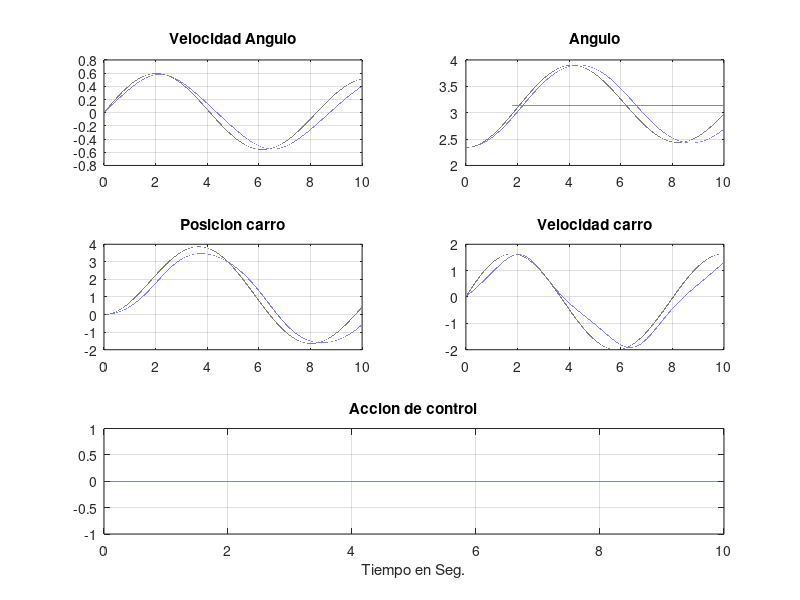
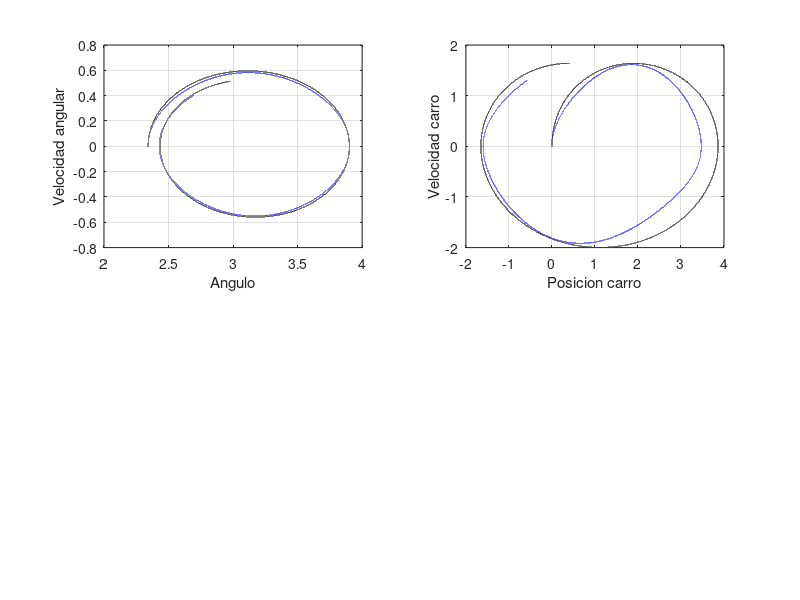

MATLAB code for these plots, in order:
%%writefile Controlador.m
warning('off','all');
clc;clear all;
m=.1;Fricc=0.1; long=20;g=9.8;M=.5;
h=0.0001;tiempo=(10/h);p_pp=0;tita_pp=0; t=0:h:tiempo*h;
omega(1)=0;p_p=0:h:tiempo*h; u=linspace(0,0,tiempo+1);
%Condiciones iniciales
alfa(1)=pi-0.8; color='b';
p(1)=0; p_p(1)=0; u(1)=0; p(1)=0; i=1;
%Versión linealizada en el equilibrio estable. Sontag Pp 104.
%estado=[p(i); p_p(i); alfa(i); omega(i)]
Mat_A=[0 1 0 0;0 -Fricc/M -m*g/M 0; 0 0 0 1; 0 -Fricc/(long*M) -g*(m+M)/(long*M) 0]
Mat_B=[0; 1/M; 0; 1/(long*M)]
XOP=[0 0 pi 0]';x=[0 0 alfa(1) 0]';
while(i<(tiempo+1))
 %Variables del sistema no lineal
 estado=[p(i); p_p(i); alfa(i); omega(i)];
 u(i)=0;
 %Sistema no lineal
 p_pp=(1/(M+m))*(u(i)-m*long*tita_pp*cos(alfa(i))+m*long*omega(i)^2*sin(alfa(i))-Fricc*p_p(i));
 tita_pp=(1/long)*(g*sin(alfa(i))-p_pp*cos(alfa(i)));
 p_p(i+1)=p_p(i)+h*p_pp;
 p(i+1)=p(i)+h*p_p(i);
 omega(i+1)=omega(i)+h*tita_pp;
 alfa(i+1)=alfa(i)+h*omega(i);
 %Variables del sistema lineal
 pl(i)=x(1); p_pl(i)=x(2);alfal(i)=x(3);omegal(i)=x(4);
 %Sistema lineal
 xp=Mat_A*(x-XOP)+Mat_B*u(i);
 x=x+h*xp;
 i=i+1;
end
pl(i)=x(1); p_pl(i)=x(2);alfal(i)=x(3);omegal(i)=x(4);
hfig1 = figure(1); set(hfig1, 'Visible', 'off');
hold on;
subplot(3,2,1);plot(t,omega,color);grid on; title('Velocidad Angulo');hold on;plot(t,omegal,'k');
subplot(3,2,2);plot(t,alfa,color);hold on;plot(t,pi*ones(size(t)),'k');plot(t,alfal,'k'); grid on;title('Angulo');hold on;
subplot(3,2,3); plot(t,p,color);grid on;title('Posicion carro'); hold on;plot(t,pl,'k');
subplot(3,2,4);plot(t,p_p,color);grid on;title('Velocidad carro'); hold on;plot(t,p_pl,'k');
subplot(3,1,3);plot(t,u,color);grid on;title('Accion de control');xlabel('Tiempo en Seg.');hold on;
hfig2 = figure(2); set(hfig2, 'Visible', 'off');
hold on;
subplot(2,2,1);plot(alfa,omega,color);grid on;xlabel('Angulo');ylabel('Velocidad angular');hold on;
subplot(2,2,1);plot(alfal,omegal,'k');
subplot(2,2,2);plot(p,p_p,color);grid on;xlabel('Posicion carro');ylabel('Velocidad carro');hold on;
subplot(2,2,2);plot(pl,p_pl,'k');
print(hfig1,'Fig_1','-dpng');
print(hfig2,'Fig_2','-dpng');
save('Datos_Controlador.mat','-v7');
